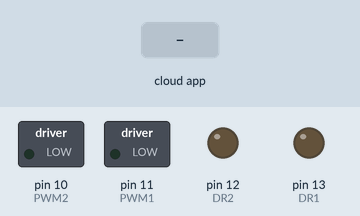
Bench run of a sketch on a simulated Arduino Uno, built with avr-gcc and run on an emulated ATmega328P. Shown: switched loads named in the sketch (green lamp = pin HIGH), output pins drawn as LEDs (lit = HIGH). The inputs (shaded band) are chosen by the test bench. The ROS host is connected and sends only what is stated.

Above: at 1.2 s.
1.3 s: the phone or cloud app sets rmotor_cmd to -100
At 1.9 s:
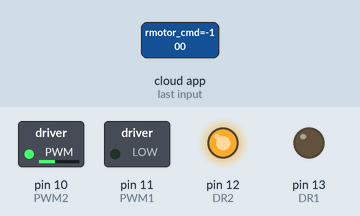
2.8 s: the phone or cloud app sets lmotor_cmd to -100
At 4.0 s:
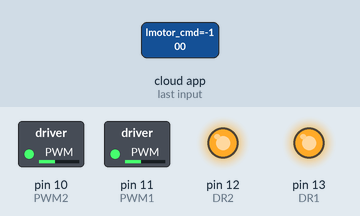
4.3 s: the phone or cloud app sets rmotor_cmd to 0
At 5.4 s:
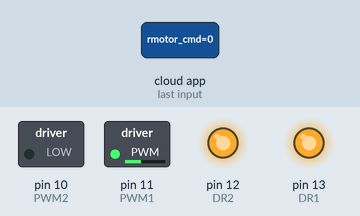
5.8 s: the phone or cloud app sets lmotor_cmd to 0
At 6.5 s:
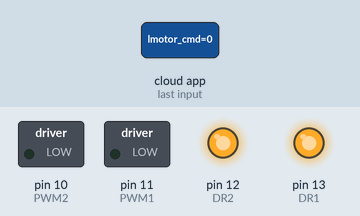
7.3 s: the phone or cloud app sets rmotor_cmd to 100
At 7.7 s:
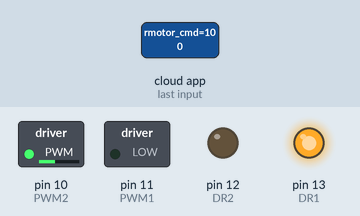
8.8 s: the phone or cloud app sets lmotor_cmd to 100
At 10.0 s:
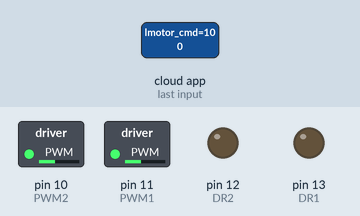
Timing chart, 0 to 11.3 s (numbered marks = the images above; inputs shaded):
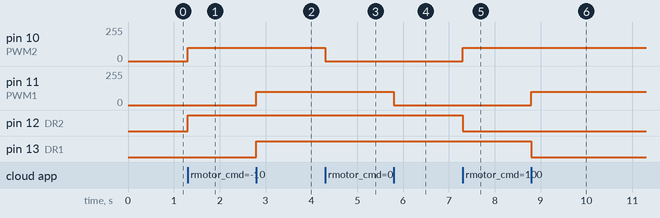

Measured:
- after the input at 1.3 s, pin 10 (PWM2): 0/255 → 100/255 at once; pin 12 (DR2): LOW → HIGH at once
- after the input at 2.8 s, pin 11 (PWM1): 0/255 → 100/255 at once; pin 13 (DR1): LOW → HIGH at once
- after the input at 4.3 s, pin 10 (PWM2): 100/255 → 0/255 at once
- after the input at 5.8 s, pin 11 (PWM1): 100/255 → 0/255 at once
- after the input at 7.3 s, pin 10 (PWM2): 0/255 → 100/255 at once; pin 12 (DR2): HIGH → LOW at once
- after the input at 8.8 s, pin 11 (PWM1): 0/255 → 100/255 at once; pin 13 (DR1): HIGH → LOW at once

The sketch:

controlSpeedFromDiff.ino
```cpp
#include <ros.h>
#include <ros/time.h>
#include <std_msgs/Float32.h>
ros::NodeHandle nh;
#define PWM1 11  //left motor
#define PWM2 10 //right motor
#define DR1 13
#define DR2 12
#define LOOPTIME 10

void right_motor(const std_msgs::Float32& right_vel);
void left_motor(const std_msgs::Float32& left_vel);

ros::Subscriber<std_msgs::Float32> right_sub( "rmotor_cmd", right_motor );
ros::Subscriber<std_msgs::Float32>  left_sub( "lmotor_cmd", left_motor );

void right_motor(const std_msgs::Float32& right_vel){
  if( right_vel.data > 0)//move right wheel backword//
  {
//    Serial.println("right forward");
     digitalWrite(DR2,LOW);//clean pin to make direction forward//
  }
  else if(right_vel.data < 0)//move right wheel forward//
  {
//    Serial.println("right back");
    digitalWrite(DR2,HIGH); //set pin to make direction backward//
  }
analogWrite(PWM2, abs(right_vel.data)) ;
}

void left_motor(const std_msgs::Float32& left_vel){
  if( left_vel.data > 0)//move left wheel backword//
  {
//    Serial.println("left forward");
     digitalWrite(DR1,LOW);//clean pin to make direction forward//
  }
  else if(left_vel.data < 0)//move left wheel forward//
  {
//    Serial.println("left back");
    digitalWrite(DR1,HIGH); //set pin to make direction backward//
  }
analogWrite(PWM1,abs(left_vel.data));
}

void setup() {
// put your setup code here, to run once:
nh.getHardware()->setBaud(115200);
//Serial.begin(115200);
nh.initNode();
nh.subscribe( right_sub);
nh.subscribe (left_sub) ;
pinMode (DR1 , OUTPUT) ;
pinMode (DR2 , OUTPUT) ;
pinMode (PWM2 , OUTPUT);
pinMode (PWM1 , OUTPUT) ;
}
void loop() {
// put your main code here, to run repeatedly:
nh.spinOnce();
}
```
